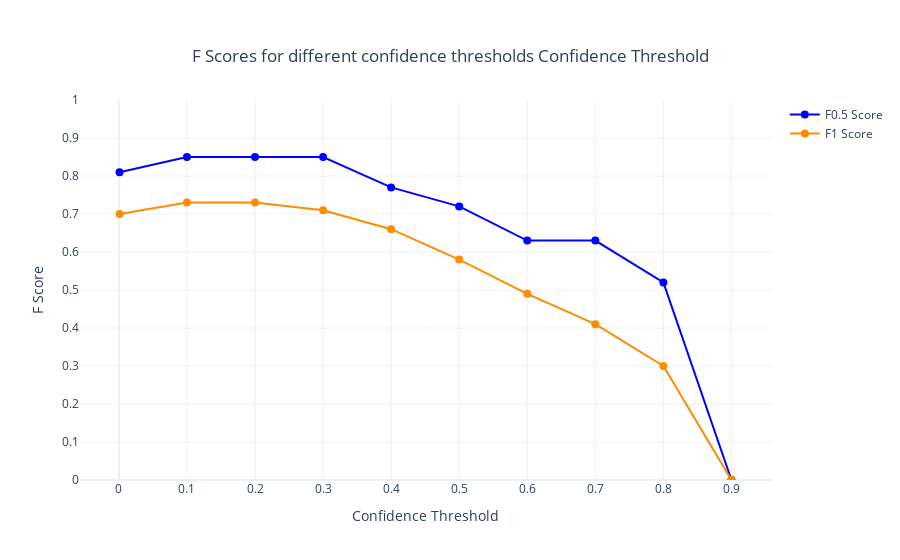

Source (notebook cell):
### Code cell
# Data from the table
confidence_thresholds = [0.001, 0.10, 0.20, 0.30, 0.40, 0.50, 0.60, 0.70, 0.80, 0.90]
f05_scores = [0.81, 0.85, 0.85, 0.85, 0.77, 0.72, 0.63, 0.63, 0.52, 0]
f1_scores = [0.70, 0.73, 0.73, 0.71, 0.66, 0.58, 0.49, 0.41, 0.30, 0.00]

# Create the plot
fig = go.Figure()
fig.add_trace(go.Scatter(
    x=confidence_thresholds,
    y=f05_scores,
    mode='lines+markers',
    name='F0.5 Score',
    line=dict(color='blue', width=2),
    marker=dict(size=8)
))
fig.add_trace(go.Scatter(
    x=confidence_thresholds,
    y=f1_scores,
    mode='lines+markers',
    name='F1 Score',
    line=dict(color='darkorange', width=2),
    marker=dict(size=8)
))

# Customize layout
fig.update_layout(
    title={
        'text': "F Scores for different confidence thresholds Confidence Threshold",
        'x': 0.5,  # Center the title
        'xanchor': 'center',  # Anchor the title at the center
        'yanchor': 'top'  # Optional: Adjust vertical anchoring
        },
    xaxis=dict(title='Confidence Threshold', dtick=0.1),
    yaxis=dict(title='F Score', dtick=0.1, range=[0.0, 1]),
    template='plotly_white'
)

# Show the plot
fig.show()

### Figure 1 — Plotly figure (JSON) as saved in the notebook; plotly's stock layout.template omitted (floating-point values rounded to 4 significant figures)
{"data": [{"line": {"color": "blue", "width": 2}, "marker": {"size": 8}, "mode": "lines+markers", "name": "F0.5 Score", "x": [0.001, 0.1, 0.2, 0.3, 0.4, 0.5, 0.6, 0.7, 0.8, 0.9], "y": [0.81, 0.85, 0.85, 0.85, 0.77, 0.72, 0.63, 0.63, 0.52, 0], "type": "scatter"}, {"line": {"color": "darkorange", "width": 2}, "marker": {"size": 8}, "mode": "lines+markers", "name": "F1 Score", "x": [0.001, 0.1, 0.2, 0.3, 0.4, 0.5, 0.6, 0.7, 0.8, 0.9], "y": [0.7, 0.73, 0.73, 0.71, 0.66, 0.58, 0.49, 0.41, 0.3, 0.0], "type": "scatter"}], "layout": {"title": {"text": "F Scores for different confidence thresholds Confidence Threshold", "x": 0.5, "xanchor": "center", "yanchor": "top"}, "xaxis": {"title": {"text": "Confidence Threshold"}, "dtick": 0.1}, "yaxis": {"title": {"text": "F Score"}, "dtick": 0.1, "range": [0.0, 1]}}}
